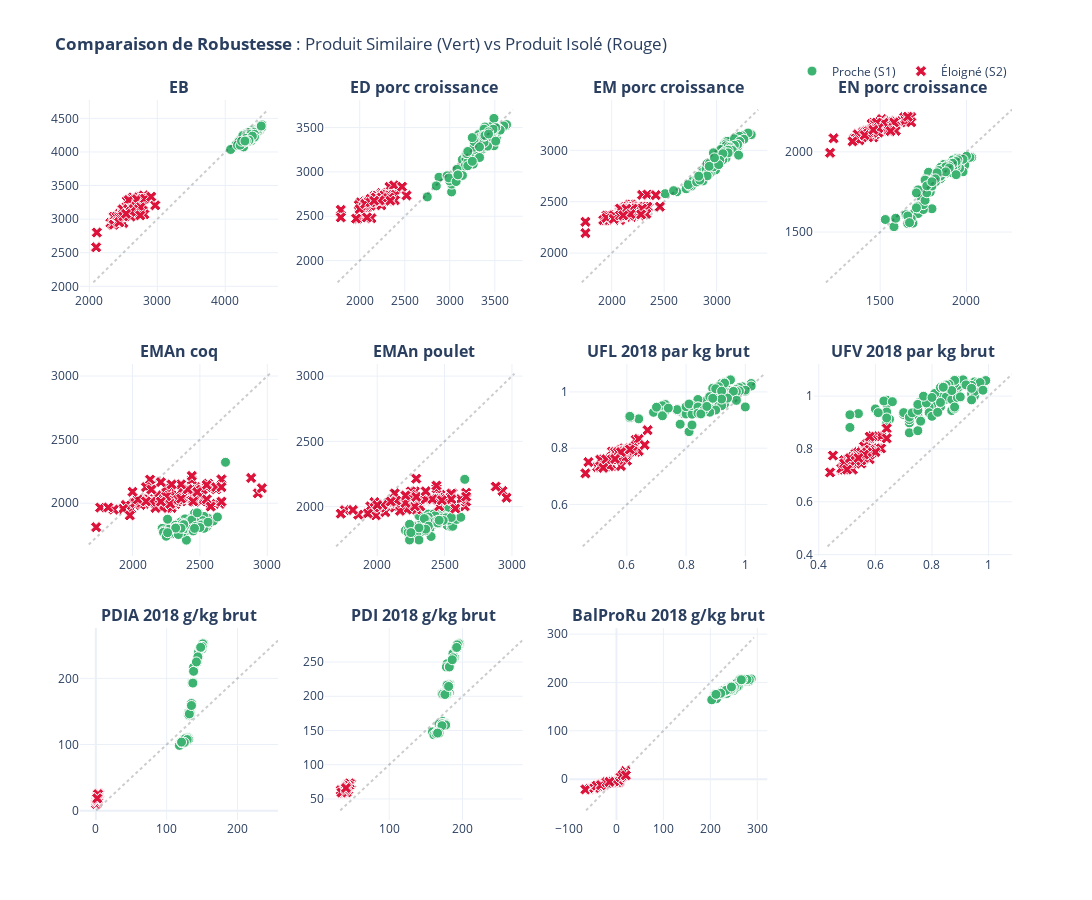

This figure's notebook cell:
### Markdown cell above
## 9. Visualize True vs Predicted Values

### Code cell
def plot_comparison_robustness(results_s1, y_test_s1, y_pred_s1, results_s2, y_test_s2, y_pred_s2):
    """
    Affiche la comparaison True vs Pred entre le cas 'Proche' et le cas 'Isolé'.
    """
    n_targets = len(vars_cibles)
    rows = (n_targets + 3) // 4
    
    fig = sp.make_subplots(
        rows=rows, cols=4,
        subplot_titles=[f"<b>{t.split(' (')[0]}</b>" for t in vars_cibles],
        vertical_spacing=0.1
    )

    for i in range(n_targets):
        row = i // 4 + 1
        col = i % 4 + 1
        
        # --- CAS 1 : PRODUIT PROCHE (SIMILAIRE) ---
        fig.add_trace(
            go.Scatter(
                x=y_test_s1[:, i], y=y_pred_s1[:, i],
                mode='markers',
                marker=dict(color='mediumseagreen', size=10, symbol='circle',
                            line=dict(width=1, color='white')),
                name='Proche (S1)',
                legendgroup='S1',
                showlegend=(i == 0),
                hovertemplate='<b>Proche (S1)</b><br>Vrai: %{x:.2f}<br>Pred: %{y:.2f}<extra></extra>'
            ),
            row=row, col=col
        )

        # --- CAS 2 : PRODUIT ÉLOIGNÉ (ISOLÉ) ---
        fig.add_trace(
            go.Scatter(
                x=y_test_s2[:, i], y=y_pred_s2[:, i],
                mode='markers',
                marker=dict(color='crimson', size=10, symbol='x',
                            line=dict(width=1, color='white')),
                name='Éloigné (S2)',
                legendgroup='S2',
                showlegend=(i == 0),
                hovertemplate='<b>Éloigné (S2)</b><br>Vrai: %{x:.2f}<br>Pred: %{y:.2f}<extra></extra>'
            ),
            row=row, col=col
        )

        # --- LIGNE DE RÉFÉRENCE Y=X ---
        # On calcule les limites pour que la ligne s'adapte aux deux points
        combined = np.concatenate([y_test_s1[:, i], y_pred_s1[:, i], y_test_s2[:, i], y_pred_s2[:, i]])
        m_val, M_val = np.min(combined) * 0.98, np.max(combined) * 1.02
        
        fig.add_trace(
            go.Scatter(x=[m_val, M_val], y=[m_val, M_val], mode='lines',
                       line=dict(color='rgba(0,0,0,0.2)', dash='dot'),
                       showlegend=False, hoverinfo='skip'),
            row=row, col=col
        )

    fig.update_layout(
        height=300 * rows, width=1300,
        title_text="<b>Comparaison de Robustesse</b> : Produit Similaire (Vert) vs Produit Isolé (Rouge)",
        template='plotly_white',
        legend=dict(orientation="h", yanchor="bottom", y=1.02, xanchor="right", x=1)
    )
    
    return fig

# Lancement de la visualisation
fig_robustness = plot_comparison_robustness(
    results_s1, y_test_s1, y_pred_s1, 
    results_s2, y_test_s2, y_pred_s2
)
fig_robustness.show()
